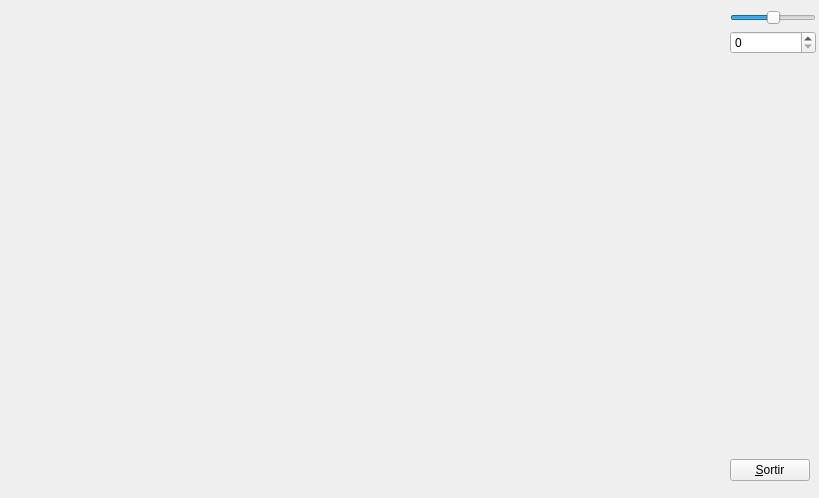
<?xml version="1.0" encoding="UTF-8"?>
<ui version="4.0">
 <class>MyForm</class>
 <widget class="QWidget" name="MyForm">
  <property name="geometry">
   <rect>
    <x>0</x>
    <y>0</y>
    <width>819</width>
    <height>498</height>
   </rect>
  </property>
  <property name="windowTitle">
   <string>Form</string>
  </property>
  <widget class="MyGLWidget" name="widget" native="true">
   <property name="geometry">
    <rect>
     <x>9</x>
     <y>9</y>
     <width>713</width>
     <height>480</height>
    </rect>
   </property>
   <property name="sizePolicy">
    <sizepolicy hsizetype="Expanding" vsizetype="Expanding">
     <horstretch>0</horstretch>
     <verstretch>0</verstretch>
    </sizepolicy>
   </property>
  </widget>
  <widget class="QWidget" name="">
   <property name="geometry">
    <rect>
     <x>730</x>
     <y>10</y>
     <width>86</width>
     <height>471</height>
    </rect>
   </property>
   <layout class="QVBoxLayout" name="verticalLayout">
    <item>
     <widget class="sliderzoom" name="horizontalSlider">
      <property name="minimum">
       <number>-10</number>
      </property>
      <property name="maximum">
       <number>10</number>
      </property>
      <property name="orientation">
       <enum>Qt::Horizontal</enum>
      </property>
     </widget>
    </item>
    <item>
     <widget class="QSpinBox" name="spinBox"/>
    </item>
    <item>
     <spacer name="verticalSpacer">
      <property name="orientation">
       <enum>Qt::Vertical</enum>
      </property>
      <property name="sizeHint" stdset="0">
       <size>
        <width>20</width>
        <height>40</height>
       </size>
      </property>
     </spacer>
    </item>
    <item>
     <widget class="QPushButton" name="pushButton">
      <property name="sizePolicy">
       <sizepolicy hsizetype="Fixed" vsizetype="Fixed">
        <horstretch>0</horstretch>
        <verstretch>0</verstretch>
       </sizepolicy>
      </property>
      <property name="text">
       <string>&amp;Sortir</string>
      </property>
     </widget>
    </item>
   </layout>
  </widget>
 </widget>
 <customwidgets>
  <customwidget>
   <class>MyGLWidget</class>
   <extends>QWidget</extends>
   <header>MyGLWidget.h</header>
   <container>1</container>
  </customwidget>
  <customwidget>
   <class>sliderzoom</class>
   <extends>QSlider</extends>
   <header>sliderzoom.h</header>
  </customwidget>
 </customwidgets>
 <resources/>
 <connections>
  <connection>
   <sender>pushButton</sender>
   <signal>clicked()</signal>
   <receiver>MyForm</receiver>
   <slot>close()</slot>
   <hints>
    <hint type="sourcelabel">
     <x>810</x>
     <y>479</y>
    </hint>
    <hint type="destinationlabel">
     <x>818</x>
     <y>497</y>
    </hint>
   </hints>
  </connection>
  <connection>
   <sender>horizontalSlider</sender>
   <signal>valueChanged(int)</signal>
   <receiver>spinBox</receiver>
   <slot>setValue(int)</slot>
   <hints>
    <hint type="sourcelabel">
     <x>766</x>
     <y>23</y>
    </hint>
    <hint type="destinationlabel">
     <x>763</x>
     <y>49</y>
    </hint>
   </hints>
  </connection>
  <connection>
   <sender>spinBox</sender>
   <signal>valueChanged(int)</signal>
   <receiver>horizontalSlider</receiver>
   <slot>setValue(int)</slot>
   <hints>
    <hint type="sourcelabel">
     <x>799</x>
     <y>33</y>
    </hint>
    <hint type="destinationlabel">
     <x>799</x>
     <y>15</y>
    </hint>
   </hints>
  </connection>
  <connection>
   <sender>horizontalSlider</sender>
   <signal>valueChanged(int)</signal>
   <receiver>MyForm</receiver>
   <slot>canviarzoom(int)</slot>
   <hints>
    <hint type="sourcelabel">
     <x>751</x>
     <y>20</y>
    </hint>
    <hint type="destinationlabel">
     <x>722</x>
     <y>7</y>
    </hint>
   </hints>
  </connection>
 </connections>
 <slots>
  <slot>canviarzoom(int)</slot>
 </slots>
</ui>
